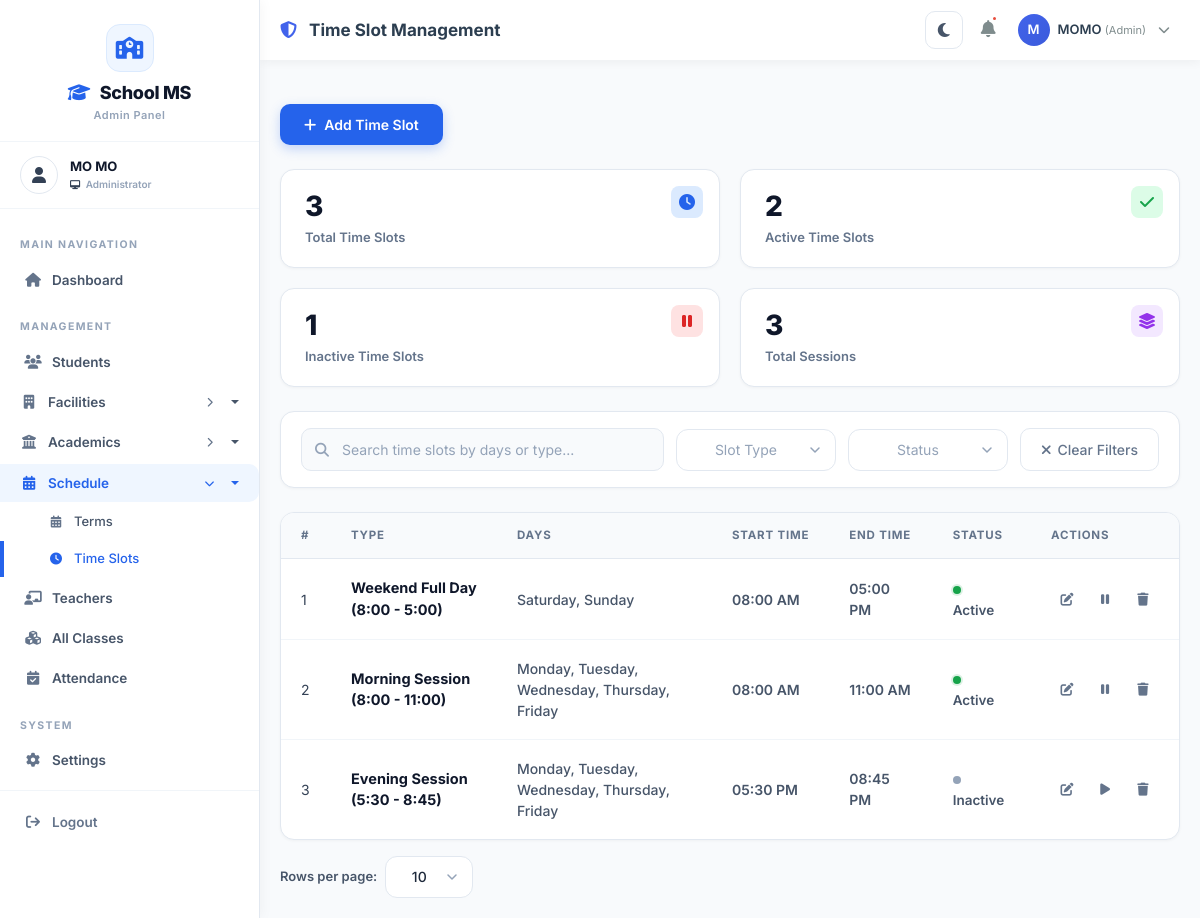
Before: /classes/timeslots/ (signed in) with the older database file.
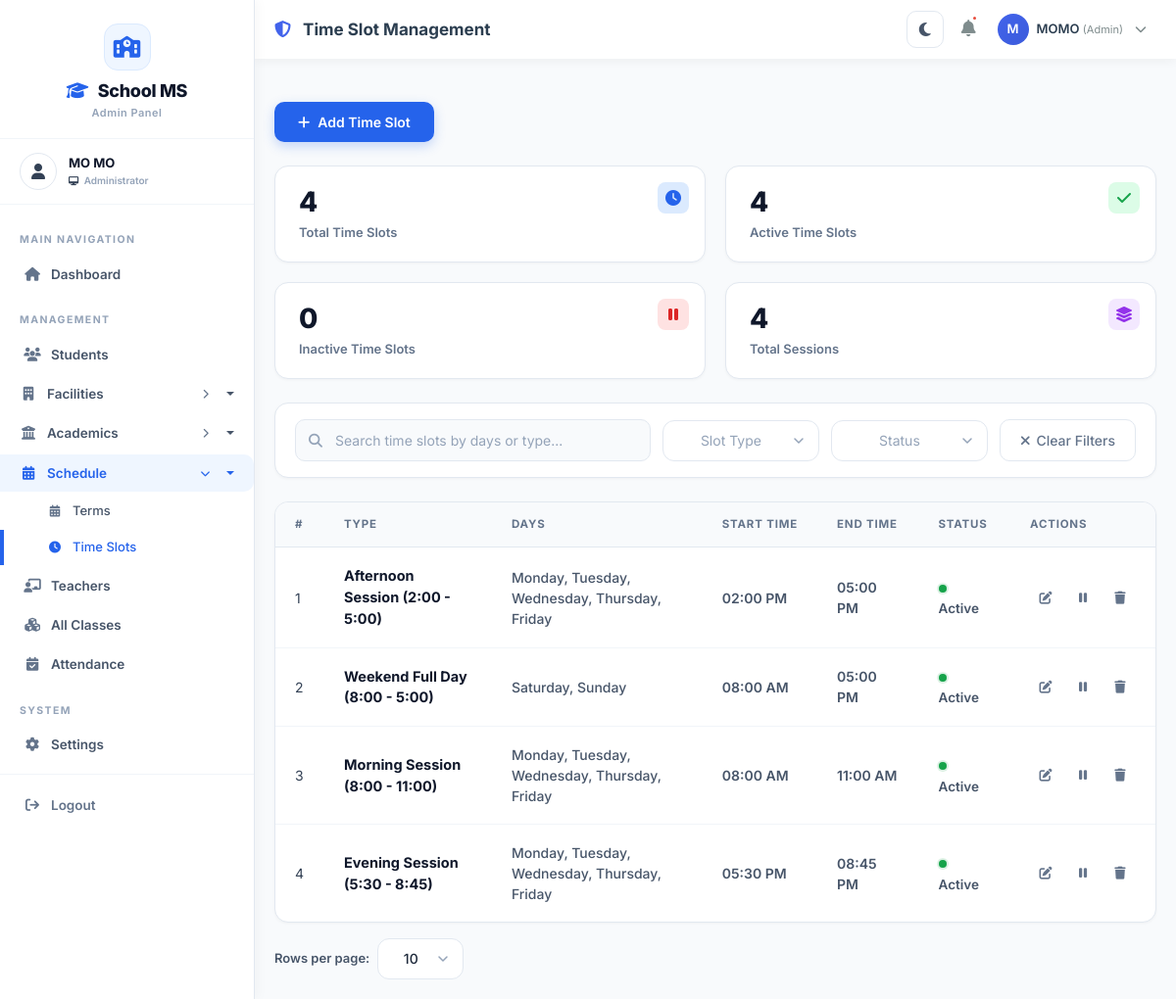
After: the same page with the newer database file.
### classes/models.py (models this page shows, shortened)
class TimeSlot(models.Model):
    DAYS_OF_WEEK = [
        ('monday', 'Monday'),
        ('tuesday', 'Tuesday'),
        ('wednesday', 'Wednesday'),
        ('thursday', 'Thursday'),
        ('friday', 'Friday'),
        ('saturday', 'Saturday'),
        ('sunday', 'Sunday'),
    ]
    SLOT_TYPES = [
        ('morning', 'Morning Session (8:00 - 11:00)'),
        ('afternoon', 'Afternoon Session (2:00 - 5:00)'),
        ('evening', 'Evening Session (5:30 - 8:45)'),
        ('full_day', 'Full Day (8:00 - 5:00)'),
        ('saturday_morning', 'Saturday Morning (8:00 - 11:00)'),
        ('saturday_afternoon', 'Saturday Afternoon (2:00 - 5:00)'),
        ('sunday_morning', 'Sunday Morning (8:00 - 11:00)'),
        ('sunday_afternoon', 'Sunday Afternoon (2:00 - 5:00)'),
        ('weekend_full', 'Weekend Full Day (8:00 - 5:00)'),
        ('custom', 'Custom'),
    ]
    days = models.CharField(
        max_length=200,
        default='monday',
        help_text="Comma-separated days (e.g., 'monday,wednesday,friday')"
    )
    start_time = models.TimeField()
    end_time = models.TimeField()
    slot_type = models.CharField(max_length=20, choices=SLOT_TYPES, default='custom')
    name = models.CharField(max_length=100, blank=True, null=True)
    description = models.TextField(blank=True, null=True)
    is_active = models.BooleanField(default=True)
    created_at = models.DateTimeField(auto_now_add=True)
    updated_at = models.DateTimeField(auto_now=True)
    def get_days_list(self):
        if not self.days:
            return []
        return [day.strip() for day in self.days.split(',') if day.strip()]
    def get_days_display(self):
        days_list = self.get_days_list()
        return ', '.join([dict(TimeSlot.DAYS_OF_WEEK).get(day, day) for day in days_list])
    def get_slot_type_display(self):
        return dict(self.SLOT_TYPES).get(self.slot_type, 'Custom')
    class Meta:
        ordering = ['-created_at']

### classes/views.py (the view)
# urls.py: path('timeslots/', views.timeslot_list, name='timeslot_list'),
@login_required
@admin_required
def timeslot_list(request):
    slots = TimeSlot.objects.all()
    per_page = request.GET.get('per_page', '10')
    try:
        per_page = int(per_page)
    except (TypeError, ValueError):
        per_page = 10
    if per_page not in (5, 10, 20):
        per_page = 10
    paginator = Paginator(slots, per_page)
    page = request.GET.get('page')
    slots_page = paginator.get_page(page)
    context = {
        'timeslots': slots_page,
        'per_page': per_page,
        'total': TimeSlot.objects.count(),
        'active': TimeSlot.objects.filter(is_active=True).count(),
        'inactive': TimeSlot.objects.filter(is_active=False).count(),
    }
    return render(request, 'Backend/admin/academic/timeslot_list.html', context)

### classes/context_processors.py (called while the page is built)
def sidebar_counts(request):
    return {
        'total_buildings': Building.objects.filter(is_active=True).count(),
        'total_floors': Floor.objects.filter(is_active=True).count(),
        'total_rooms': Room.objects.filter(is_active=True).count(),
        'total_terms': Term.objects.filter(is_active=True).count(),
        'total_timeslots': TimeSlot.objects.filter(is_active=True).count(),
    }

### templates/Backend/admin/academic/timeslot_list.html (shortened to what the changed rows need)
{% extends 'Backend/layouts/admin_layout.html' %}
{% load static %}
{% block content %}
<div class="kpi-grid">
    <div class="kpi-card">
        <div class="kpi-badge blue">
            <i class="fas fa-clock"></i>
        </div>
        <div class="kpi-number" id="totalCount">{{ total|default:0 }}</div>
        <div class="kpi-label">Total Time Slots</div>
    </div>
    <div class="kpi-card">
        <div class="kpi-badge green">
            <i class="fas fa-check"></i>
        </div>
        <div class="kpi-number" id="activeCount">{{ active|default:0 }}</div>
        <div class="kpi-label">Active Time Slots</div>
    </div>
    <div class="kpi-card">
        <div class="kpi-badge red">
            <i class="fas fa-pause"></i>
        </div>
        <div class="kpi-number" id="inactiveCount">{{ inactive|default:0 }}</div>
        <div class="kpi-label">Inactive Time Slots</div>
    </div>
    <div class="kpi-card">
        <div class="kpi-badge purple">
            <i class="fas fa-layer-group"></i>
        </div>
        <div class="kpi-number" id="visibleCountCard">{{ timeslots|length|default:0 }}</div>
        <div class="kpi-label">Total Sessions</div>
    </div>
</div>
<div class="table-container">
    <div class="table-responsive">
        <table class="data-table">
            <thead>
                <tr>
                    <th style="width: 50px;">#</th>
                    <th>Type</th>
                    <th>Days</th>
                    <th>Start Time</th>
                    <th>End Time</th>
                    <th>Status</th>
                    <th style="width: 120px;">Actions</th>
                </tr>
            </thead>
            <tbody id="tableBody">
                {% for slot in timeslots %}
                <tr class="slot-row" data-days="{{ slot.get_days_display|lower }}" data-type="{{ slot.slot_type }}"
                    data-status="{% if slot.is_active %}active{% else %}inactive{% endif %}">
                    <td>{{ forloop.counter }}</td>
                    <td>
                        <span class="row-title">{{ slot.get_slot_type_display }}</span>
                    </td>
                    <td>
                        <span style="font-weight: 500; color: #475569;">{{ slot.get_days_display }}</span>
                    </td>
                    <td>
                        <span style="font-weight: 600; color: #475569;">{{ slot.start_time|time:"h:i A" }}</span>
                    </td>
                    <td>
                        <span style="font-weight: 600; color: #475569;">{{ slot.end_time|time:"h:i A" }}</span>
                    </td>
                    <td>
                        <span class="status-text">
                            <span class="status-dot {% if slot.is_active %}active{% else %}inactive{% endif %}"></span>
                            {% if slot.is_active %}Active{% else %}Inactive{% endif %}
                        </span>
                    </td>
                    <td>
                        <div class="action-icons">
                            <a href="{% url 'classes:timeslot_edit' slot.pk %}" class="action-icon edit" title="Edit" data-bs-toggle="tooltip">
                                <i class="fas fa-edit"></i>
                            </a>
                            <a href="{% url 'classes:timeslot_toggle_status' slot.pk %}" class="action-icon toggle" title="Toggle Status" data-bs-toggle="tooltip" onclick="return confirm('Are you sure?')">
                                <i class="fas {% if slot.is_active %}fa-pause{% else %}fa-play{% endif %}"></i>
                            </a>
                            <a href="{% url 'classes:timeslot_delete' slot.pk %}" class="action-icon delete" title="Delete" data-bs-toggle="tooltip" onclick="return confirm('Are you sure you want to delete this time slot?')">
                                <i class="fas fa-trash"></i>
                            </a>
                        </div>
                    </td>
                </tr>
                {% endfor %}
            </tbody>
        </table>
    </div>
</div>
{% endblock %}

Changed rows visible on the page:
added TimeSlot: slot_type "Afternoon Session (2:00 - 5:00)", days "Monday, Tuesday, Wednesday, Thursday, Friday", start_time "02:00 PM", end_time "05:00 PM", is_active True (drawn)
changed TimeSlot "Evening Session (5:30 - 8:45)": is_active "Inactive" → "Active"
Other visible differences:
{{ total|default:0 }}: "3" → "4"
{{ active|default:0 }}: "2" → "4"
{{ inactive|default:0 }}: "1" → "0"
{{ timeslots|length|default:0 }}: "3" → "4"
